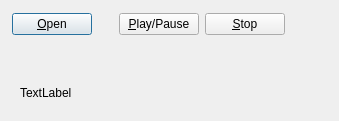
<?xml version="1.0" encoding="UTF-8"?>
<ui version="4.0">
 <class>MyDialogWindow</class>
 <widget class="QDialog" name="MyDialogWindow">
  <property name="windowModality">
   <enum>Qt::NonModal</enum>
  </property>
  <property name="geometry">
   <rect>
    <x>0</x>
    <y>0</y>
    <width>339</width>
    <height>121</height>
   </rect>
  </property>
  <property name="contextMenuPolicy">
   <enum>Qt::NoContextMenu</enum>
  </property>
  <property name="windowTitle">
   <string>Player</string>
  </property>
  <property name="styleSheet">
   <string notr="true"/>
  </property>
  <property name="sizeGripEnabled">
   <bool>false</bool>
  </property>
  <property name="modal">
   <bool>false</bool>
  </property>
  <widget class="QLabel" name="label">
   <property name="geometry">
    <rect>
     <x>20</x>
     <y>82</y>
     <width>301</width>
     <height>21</height>
    </rect>
   </property>
   <property name="text">
    <string>TextLabel</string>
   </property>
  </widget>
  <widget class="QWidget" name="layoutWidget">
   <property name="geometry">
    <rect>
     <x>12</x>
     <y>12</y>
     <width>273</width>
     <height>25</height>
    </rect>
   </property>
   <layout class="QHBoxLayout" name="horizontalLayout">
    <item>
     <widget class="QPushButton" name="OpenButton">
      <property name="text">
       <string>&amp;Open</string>
      </property>
     </widget>
    </item>
    <item>
     <spacer name="horizontalSpacer">
      <property name="orientation">
       <enum>Qt::Horizontal</enum>
      </property>
      <property name="sizeHint" stdset="0">
       <size>
        <width>28</width>
        <height>20</height>
       </size>
      </property>
     </spacer>
    </item>
    <item>
     <widget class="QPushButton" name="PlayButton">
      <property name="text">
       <string>&amp;Play/Pause</string>
      </property>
     </widget>
    </item>
    <item>
     <widget class="QPushButton" name="StopButton">
      <property name="text">
       <string>&amp;Stop</string>
      </property>
     </widget>
    </item>
   </layout>
  </widget>
 </widget>
 <resources/>
 <connections/>
</ui>
